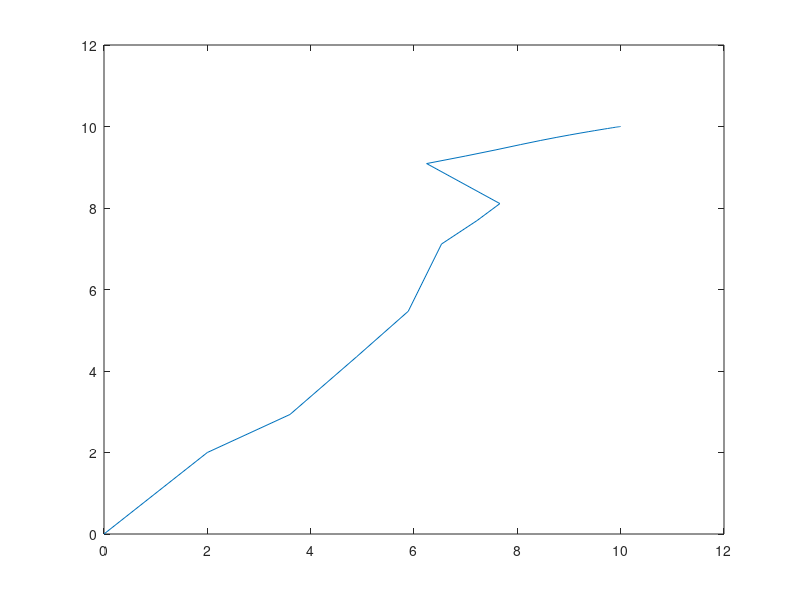

Recreate this plot in MATLAB.
T = 0.1;
rho0 = 3;
nAttract = 2;
nRepulse = 1;
xObstacle = [2,6,8];
yObstacle = [2.5,5,8];
xTarget = 10;
yTarget = 10;
x = 0;
y = 0;

for i = 2:100 % Run algorithm for 100 sample periods
  % Distance to an obstacle (Eqn 8)
  for j = 1:3
    rho(j) = sqrt( ((yObstacle(j)-y(i-1))^2) + ((xObstacle(j)-x(i-1))^2) );
    % Calculate gradient (Eqns 11 and 13)
    if rho(j) < rho0
      ur_x(j) = nRepulse*(xObstacle(j)-x(i-1))*((1/rho(j))-(1/rho0))/(rho(j)^3);
      ur_y(j) = nRepulse*(yObstacle(j)-y(i-1))*((1/rho(j))-(1/rho0))/(rho(j)^3);
    else
      ur_x(j) = 0;
      ur_y(j) = 0;
    endif
  endfor
  % Calculate new robot position (Eqns 15 and 16)
  x(i) = x(i-1)-T*nAttract*(x(i-1)-xTarget)-T*ur_x(1)-T*ur_x(2)-T*ur_x(3);
  y(i) = y(i-1)-T*nAttract*(y(i-1)-yTarget)-T*ur_y(1)-T*ur_y(2)-T*ur_y(3);
endfor

plot(x, y);